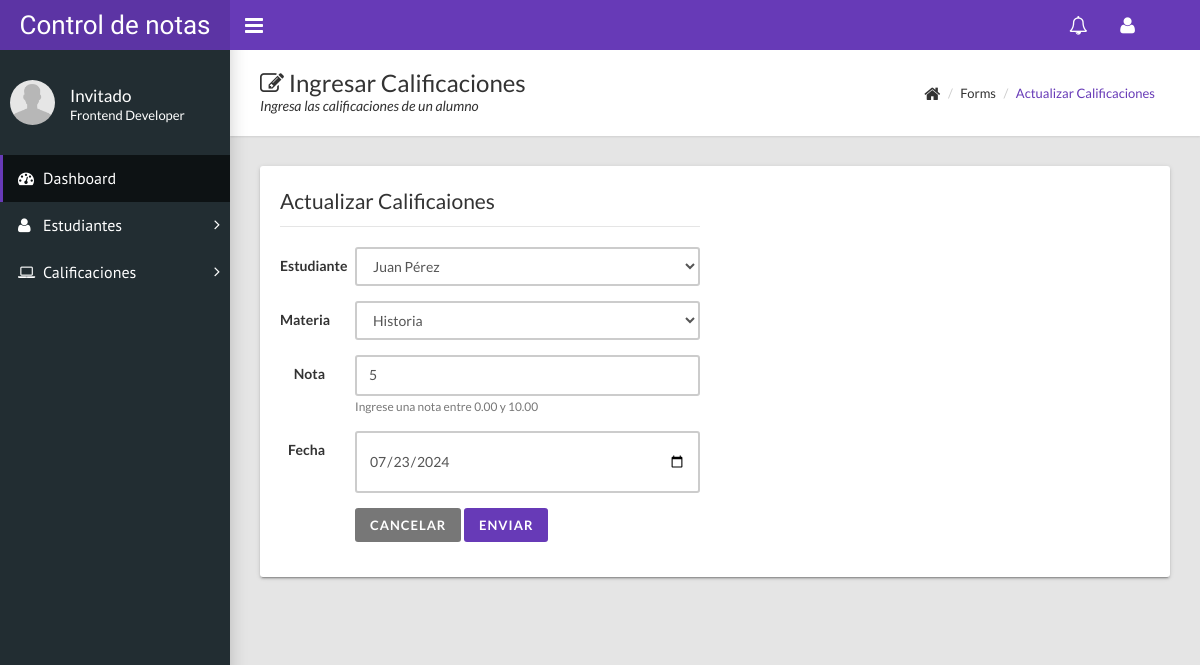
Page /?c=calificaciones&a=FormCrear&id=4 on the committed database.
### tables this page shows
CREATE TABLE `calificaciones` (
  `CalificacionID` int(11) NOT NULL,
  `EstudianteID` int(11) DEFAULT NULL,
  `CursoID` int(11) DEFAULT NULL,
  `Nota` float(5,2) DEFAULT NULL CHECK (`Nota` >= 0.00 and `Nota` <= 10.00),
  `Fecha` date DEFAULT NULL
);

CREATE TABLE `estudiantes` (
  `EstudianteID` int(11) NOT NULL,
  `Nombre` varchar(100) NOT NULL,
  `Apellido` varchar(100) NOT NULL,
  `FechaNacimiento` date DEFAULT NULL,
  `Genero` enum('Masculino','Femenino') NOT NULL,
  `Email` varchar(100) DEFAULT NULL
);

CREATE TABLE `cursos` (
  `CursoID` int(11) NOT NULL,
  `NombreCurso` varchar(100) NOT NULL,
  `Descripcion` text DEFAULT NULL
);

### controladores/calificaciones.controlador.php (called while the page is built, shortened)
<?php
require_once "modelos/calificaciones.php";
class CalificacionesControlador{
    private $modelo;
    public function __construct(){
        $this->modelo = new Calificaciones();
    }
    public function FormCrear(){
        $titulo="Insertar";
        $p=new Calificaciones();
        if(isset($_GET['id'])){
            $p=$this->modelo->Obtener($_GET['id']);
            $titulo="Actualizar";
        }
        require_once 'vistas/encabezado.php';
        require_once 'vistas/pie.php';
        require_once 'vistas/calificaciones/form.php';
    }
}

### modelos/basededatos.php (called while the page is built, shortened)
<?php
class BasedeDatos{
    public static function Conectar(){
        try{
            $conexion= new PDO("mysql:host=".self::servidor.";
            dbname=".self::nombrebd.";charset=utf8",self::usuariobd,self::clave);
            $conexion -> setAttribute(PDO::ATTR_ERRMODE,
            PDO::ERRMODE_EXCEPTION);
            return $conexion;
        }catch(PDOException $e){
            return "fallo".$e->getMessage();
        }
    }
}

### modelos/calificaciones.php (called while the page is built, shortened)
<?php
class Calificaciones{
    private $pdo;
    private $EstudianteID;
    private $CursoID;
    private $Nota;
    private $Fecha;
    public function __construct(){
        $this->pdo = BasedeDatos::Conectar();
    }
    public function getEstudianteID() : ?int{
        return $this->EstudianteID;
    }
    public function setEstudianteID(int $idest) {
        $this->EstudianteID = $idest;
    }
    public function getCursoID() : ?int{
        return $this->CursoID;
    }
    public function setCursoID(int $idcurso) {
        $this->CursoID = $idcurso;
    }
    public function getNota() : ?float{
        return $this->Nota;
    }
    public function setNota(float $nota) {
        $this->Nota = $nota;
    }
    public function getFecha() : ?DateTime{
        return $this->Fecha;
    }
    public function setFecha(DateTime $Fecha) {
        $this->Fecha = $Fecha;
    }
    public function TraerDropDown() {
        try {
            $consulta = $this->pdo->prepare("SELECT EstudianteID, Nombre, Apellido FROM Estudiantes;");
            $consulta->execute();
            return $consulta->fetchAll(PDO::FETCH_OBJ);
        } catch (Exception $e) {
            die($e->getMessage());
        }
    }
    public function TraerDropDownMaterias() {
        try {
            $consulta = $this->pdo->prepare("SELECT CursoID, NombreCurso FROM cursos;");
            $consulta->execute();
            return $consulta->fetchAll(PDO::FETCH_OBJ);
        } catch (Exception $e) {
            die($e->getMessage());
        }
    }
    public function Obtener($id) {
        try {
            $consulta = $this->pdo->prepare("SELECT * FROM calificaciones WHERE CalificacionID =?;");
            $consulta->execute(array($id));
            $r=$consulta->fetch(PDO::FETCH_OBJ);
            $p = new Calificaciones();
            $p->setCalificacionID($r->CalificacionID);
            $p->setEstudianteID($r->EstudianteID);
            $p->setCursoID($r->CursoID);
            $p->setNota($r->Nota);
            $p->setFecha(new DateTime($r->Fecha));
            return $p;
        } catch(Exception $e) {
            die($e->getMessage());
        }
    }
}

### vistas/calificaciones/form.php (the view, shortened to what this page needs)
<div class="content-wrapper">
    <div class="page-title">
        <div>
        <h1><i class="fa fa-edit"></i> Ingresar Calificaciones</h1>
        <p>Ingresa las calificaciones de un alumno</p>
        </div>
        <div>
        <ul class="breadcrumb">
            <li><i class="fa fa-home fa-lg"></i></li>
            <li>Forms</li>
            <li><a href="#"><?=$titulo?> Calificaciones</a></li>
        </ul>
        </div>
    </div>
    <div class="row">
        <div class="col-md-12">
        <div class="card">
            <div class="row">
            <div class="col-lg-6">
                <div class="well bs-component">
                <form class="form-horizontal" method="POST" action="?c=calificaciones&a=Guardar">
                    <fieldset>
                    <legend><?=$titulo?> Calificaiones</legend>
                    <div class="form-group">
                        <label class="col-lg-2 control-label" for="select">Estudiante</label>
                        <div class="col-lg-10">
                            <select required class="form-control" name="selectAlumnos" id="selectAlumnos">
                                <?php foreach ($this->modelo->TraerDropDown() as $r):?>
                                    <option value="<?=$r->EstudianteID;?>" <?=($r->EstudianteID == $p->getEstudianteID()) ? 'selected' : ''; ?>>
                                        <?=$r->Nombre . ' ' . $r->Apellido;?>
                                    </option>
                                <?php endforeach; ?>
                            </select>
                        </div>
                    </div>
                    <div class="form-group">
                    <label class="col-lg-2 control-label" for="select">Materia</label>
                        <div class="col-lg-10">
                            <select required class="form-control" name="selectMaterias" name="cursoID">
                            <?php foreach ($this->modelo->TraerDropDownMaterias() as $r):?>
                                    <option value="<?php echo $r->CursoID; ?>" <?=($r->CursoID == $p->getCursoID()) ? 'selected' : ''; ?>>
                                        <?php echo $r->NombreCurso; ?>
                                    </option>
                                <?php endforeach; ?>
                            </select>
                        </div>
                    </div>
                    <div class="form-group">
                        <label class="col-lg-2 control-label" for="inputNota">Nota</label>
                        <div class="col-lg-10">
                        <input type="number" step="0.01" min="0.00" max="10.00" id="inputNota" name="inputNota" class="form-control" required value="<?=$p->getNota()?>">
                        <small class="form-text text-muted">Ingrese una nota entre 0.00 y 10.00</small>
                        </div>
                    </div>
                    <div class="form-group">
                        <label class="col-lg-2 control-label" for="inputFecha">Fecha</label>
                        <div class="col-lg-10">
                            <?php
                            $fecha = $p->getFecha();
                            $fechaFormatted = $fecha instanceof DateTime ? $fecha->format('Y-m-d') : '';
                            ?>
                            <input required class="form-control" name="inputFecha" type="date" value="<?=$fechaFormatted?>">
                        </div>
                    </div>
                    <div class="form-group">
                    <div class="col-lg-10 col-lg-offset-2">
                        <a href="?c=calificaciones" class="btn btn-default">Cancelar</a>
                        <button class="btn btn-primary" type="submit">Enviar</button>
                    </div>
                    </div>
                    </fieldset>
                </form>
                </div>
            </div>
            </div>
        </div>
        </div>
    </div>
    </div>

### rows in the picture
calificaciones: selectAlumnos "Juan Pérez", selectMaterias "Historia", inputNota "5"

### other values in the picture
$titulo "Actualizar"
